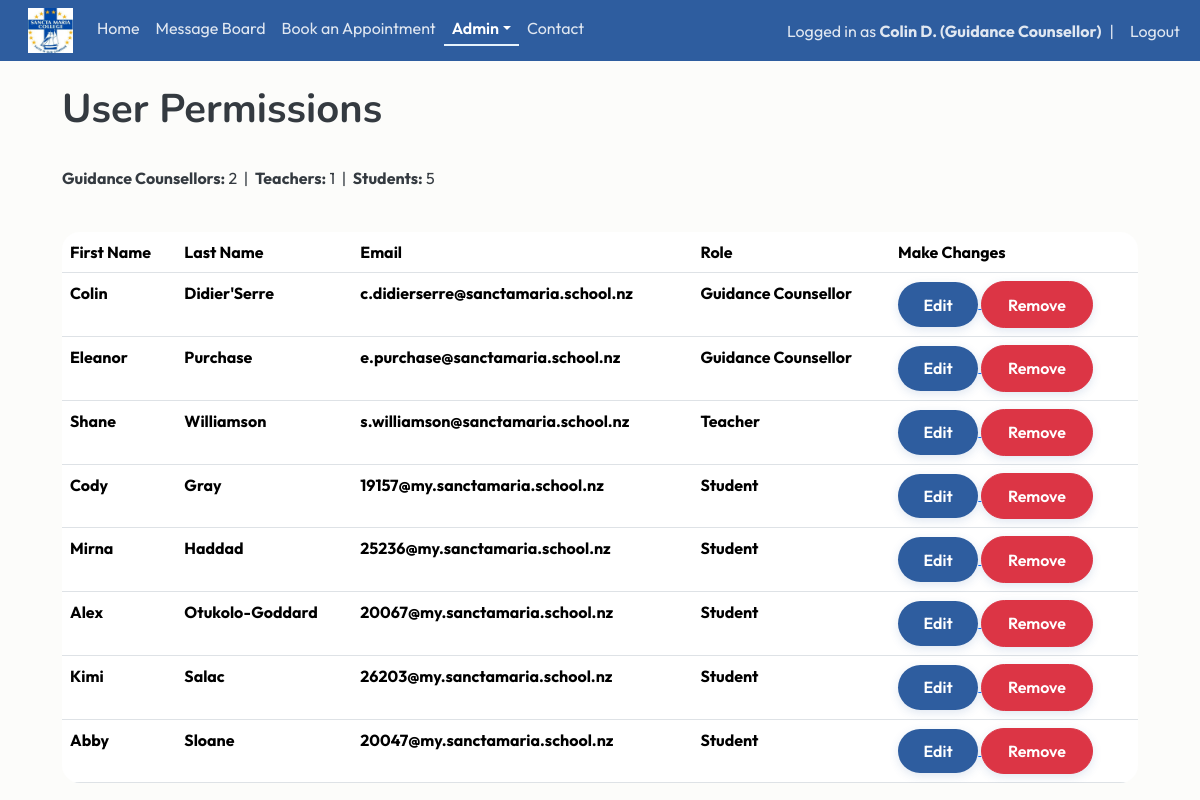
Screenshot of /permissions (signed in) with the database file from the repository.
### website/models.py (models this page shows)
class User(db.Model, UserMixin):
    id = db.Column(db.Integer, primary_key=True)
    email = db.Column(db.String(150), unique=True)
    fname = db.Column(db.String(20))
    lname = db.Column(db.String(20))
    username = db.Column(db.String(150), unique=True)
    role = db.Column(db.String(150))
    password = db.Column(db.String(150))
    date_created = db.Column(db.DateTime(timezone=True), default=func.now())
    posts = db.relationship("Post", backref="user", cascade="all, delete-orphan")
    comments = db.relationship("Comment", backref="user", cascade="all, delete-orphan")
    likes = db.relationship("Like", backref="user", cascade="all, delete-orphan")
    appointments = db.relationship('Appointment', foreign_keys="Appointment.counsellor_id", back_populates="counsellor")

### website/views.py (the view)
@views.route("/permissions")
@login_required
def permissions():
    if current_user.role != "Guidance Counsellor":
        flash("Access Denied", category='error')
        return redirect(url_for('views.home'))
    users = User.query.all()
    role_order = {"Guidance Counsellor": 1, "Teacher": 2, "Student": 3}
    users.sort(key=lambda u: (role_order.get(u.role, 99), u.lname.lower(), u.fname.lower()))
    counsellor_count = sum(1 for user in users if user.role == "Guidance Counsellor")
    teacher_count = sum(1 for user in users if user.role == "Teacher")
    student_count = sum(1 for user in users if user.role == "Student")
    return render_template("permissions.html", user=current_user, users=users, counsellor_count=counsellor_count, teacher_count=teacher_count, student_count=student_count)

### website/__init__.py (called while the page is built)
def create_app():
    app = Flask(__name__)
    app.config['SECRET_KEY'] = "DQiAlMIU5u5eeLDw4KPMHx4d"
    app.config['SQLALCHEMY_DATABASE_URI'] = f'sqlite:///{DB_NAME}'
    db.init_app(app)
    from .views import views
    from .auth import auth
    app.register_blueprint(views, url_prefix="/")
    app.register_blueprint(auth, url_prefix="/")
    from .models import User, Post
    with app.app_context():
        db.create_all()
    login_manager = LoginManager()
    login_manager.login_view = "auth.login"
    login_manager.init_app(app)
    @login_manager.user_loader
    def load_user(id):
        return User.query.get(int(id))
    return app

### website/templates/permissions.html
 {% extends "template.html" %} {% block title %} User Permissions {% endblock %}
  {% block content %}
  <div class="container">
    <br/>
    <h1>{% block header %} User Permissions {% endblock %}</h1>
    <br/>
        <p>
            <strong>Guidance Counsellors:</strong> {{ counsellor_count }}
            &nbsp;|&nbsp;
            <strong>Teachers:</strong> {{ teacher_count }}
            &nbsp;|&nbsp;
            <strong>Students:</strong> {{ student_count }}
        </p>
        <br/>
    <table class="table table-hover">
            <tr>
                <th>First Name</th>
                <th>Last Name</th>
                <th>Email</th>
                <th>Role</th>
                <th>Make Changes</th>
            </tr>
            {% for user in users %}
            <tr>
                <th>{{user.fname}}</th>
                <th>{{user.lname}}</th>
                <th>{{user.email}}</th>
                <th>{{user.role}}</th>
                <th>
                    <a href="/update-user/{{user.id}}">
                        <button  type="button" class="btn btn-primary">Edit</button>
                    </a>
                    <a href="/delete-user/{{user.id}}">
                        <button  type="button" class="btn btn-danger">Remove</button>
                    </a>
                </th>
            </tr>
            {% endfor %}
        </table>
  </div>
  {% endblock %}

### website/templates/template.html (shortened to what this page needs)
<!DOCTYPE html>
<html>
    <head>
        <link href="https://cdn.jsdelivr.net/npm/bootstrap@5.3.8/dist/css/bootstrap.min.css" rel="stylesheet">
        <link rel="stylesheet" type="text/css" href="{{ url_for('static', filename='main.css') }}">
    </head>
    <body>
        <nav class="navbar navbar-expand-lg">
            <div class="container-fluid">
              <div class="collapse navbar-collapse" id="navbarSupportedContent">
                <ul class="navbar-nav me-auto mb-2 mb-lg-0">
                  <li class="nav-item">
                      <a class="navbar-brand" href="/home">
                          <img src="{{ url_for('static', filename='img/schoollogo.jpg') }}" width="45px" height="45px">
                      </a>
                  </li>
                  <li class="nav-item">
                      <a class="nav-link {% if request.path == '/home' %}active{% endif %}" href="/home">Home</a>
                  </li>
                  {% if user.is_authenticated %}
                  <li class="nav-item">
                    <a class="nav-link {% if request.path == '/blog' %}active{% endif %}" href="/blog">Message Board</a>
                  </li>
                  <li class="nav-item">
                      <a class="nav-link {% if request.path == '/book-appointment' %}active{% endif %}" href="/book-appointment">Book an Appointment</a>
                  </li>
                  {% if current_user.role == "Guidance Counsellor" %}
                  <li class="nav-item dropdown">
                    <a class="nav-link dropdown-toggle {% if request.path in ['/notifications', '/permissions'] %}active{% endif %}" href="#" role="button" data-bs-toggle="dropdown" aria-expanded="false">Admin</a>
                  </li>
                  {% endif %}
                  {% endif %}
                  <li class="nav-item">
                      <a class="nav-link {% if request.path == '/contact' %}active{% endif %}" href="/contact">Contact</a>
                  </li>
                </ul>
                <ul class="navbar-nav ms-auto align-items-center">
                {% if user.is_authenticated %}
                <li class="nav-item">
                    <span class="navbar-text">
                        Logged in as <strong>{{ user.fname }} {{ user.lname[0] }}. ({{ user.role }})</strong>
                    </span>
                </li>
                <li class="nav-item mx-2">
                    <span class="navbar-text">|</span>
                </li>
                <li class="nav-item">
                    <a class="nav-link py-0" href="/logout">Logout</a>
                </li>
                {% endif %}
                </ul>
              </div>
            </div>
          </nav>
        <main>{% block content %} {% endblock %}</main>
      </body>
</html>

### website/static/main.css (style rules this page uses)
:root { --navy: #2E5D9F; --blue: #5D8CC7; --seafoam: #e7f3fc; --light-blue: #F5FAFE; --cream: #FCFCFA; --text: #343A40; --danger: #C86B6B; --radius: 18px; --section-padding: 6rem; }
.navbar { background-color:var(--navy); }
.navbar .nav-link, .navbar .navbar-text { color: rgba(255,255,255,0.85); transition: 0.2s ease; }
.navbar .nav-link.active { color: #FFFFFF; font-weight: 600; border-bottom: 2px solid var(--seafoam); padding-bottom: 4px; }
body { background-color: var(--cream); color: var(--text); font-family: 'Outfit', Arial, sans-serif; }
h1,h2,h3 { font-family: 'Nunito', Arial, sans-serif; font-weight: 700; }
p { line-height:1.7; }
.container { max-width: 1100px; }
.btn { border-radius: 30px; padding: .65rem 1.6rem; font-weight: 600; transition: all .25s ease; box-shadow: 0 3px 10px rgba(46,93,159,.15); }
.btn-primary { background: var(--navy); border: none; color: white; }
.table { border-radius:18px; overflow:hidden; }

### rows the page displays
User: fname "Colin", lname "D", role "Guidance Counsellor", lname "Didier'Serre", email "c.didierserre@sanctamaria.school.nz"
User: fname "Eleanor", lname "Purchase", email "e.purchase@sanctamaria.school.nz", role "Guidance Counsellor"
User: fname "Shane", lname "Williamson", email "s.williamson@sanctamaria.school.nz", role "Teacher"
User: fname "Cody", lname "Gray", email "19157@my.sanctamaria.school.nz", role "Student"
User: fname "Mirna", lname "Haddad", email "25236@my.sanctamaria.school.nz", role "Student"
User: fname "Alex", lname "Otukolo-Goddard", email "20067@my.sanctamaria.school.nz", role "Student"
User: fname "Kimi", lname "Salac", email "26203@my.sanctamaria.school.nz", role "Student"
User: fname "Abby", lname "Sloane", email "20047@my.sanctamaria.school.nz", role "Student"

### other values shown
{{ counsellor_count }} "2"
{{ teacher_count }} "1"
{{ student_count }} "5"
